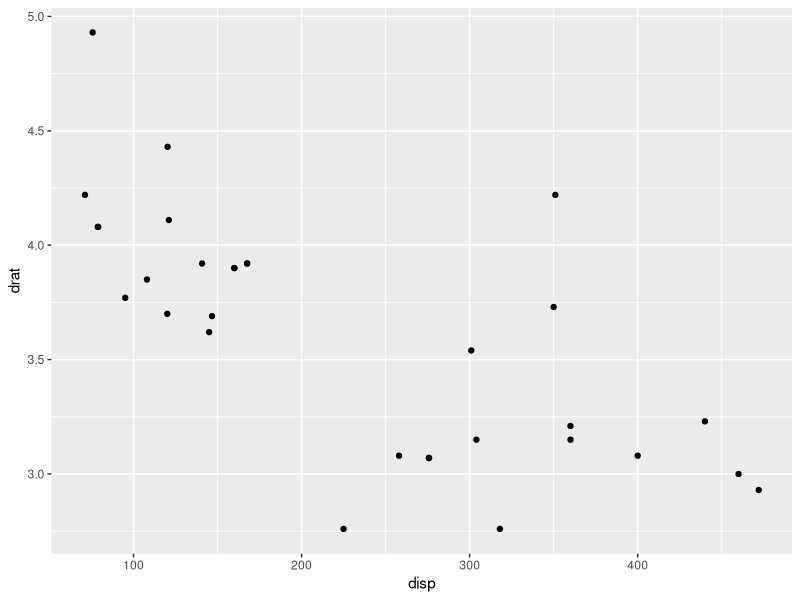
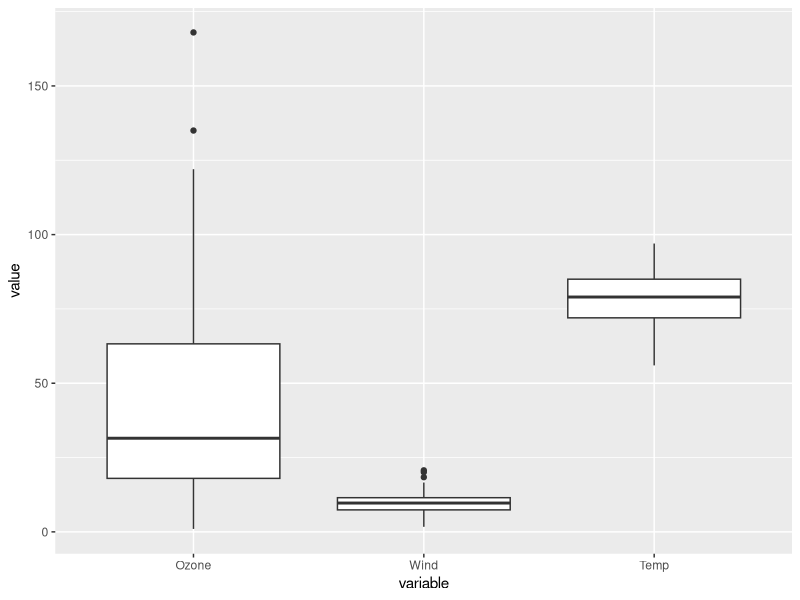

The R source for these figures, in order:
## ---- chunk 1
library(knitr)
kable(head(mtcars), format = "html")
## ---- chunk 2
library(ggplot2)
ggplot(mtcars, aes(disp, drat)) + geom_point()
## ---- chunk 3
head(airquality)
## ---- chunk 4
library(reshape2)
airqual.long <- melt(subset(airquality, select = c(Ozone, Wind, Temp)))
## ---- chunk 5
head(airqual.long)
airqual.long[200:205,]
tail(airqual.long)
## ---- chunk 6
ggplot(airqual.long, aes(variable, value)) + geom_boxplot()
## ---- chunk 7
airqual.long <- melt(airquality, id.vars = c("Month", "Day"),
  variable.name = "climate_variable", 
  value.name = "climate_value")
  
head(airqual.long)
## ---- chunk 8
head(dcast(airqual.long, Month + Day ~ climate_variable, value.var = "climate_value"))
